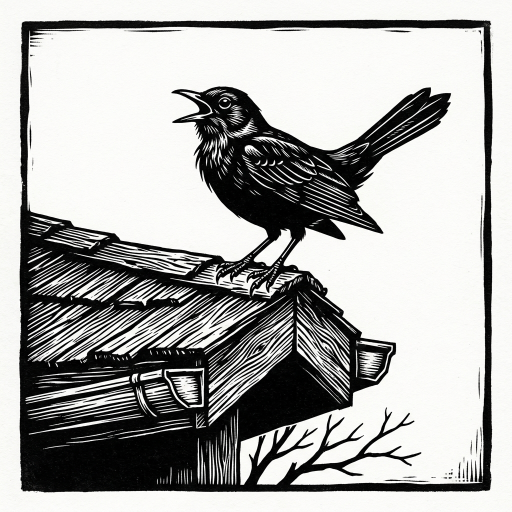
#> input picture images/source/001_cantar.png, 1024 x 1024 px (shown at 1/2 size); its folder holds only this picture in this run
$ python process_images.py
#> lines starting #> are read from the running program, lines starting #| are printed output that depends on the picture
import os
from PIL import Image, ImageEnhance

# Configuration
SOURCE_DIR = "images/source"
PROCESSED_DIR = "images/processed"
TARGET_SIZE = (400, 480) # Half screen for 7.5" display (800x480)

# 4-level grayscale palette (2-bit)
# Black, Dark Gray, Light Gray, White
PALETTE = [0, 0, 0, 85, 85, 85, 170, 170, 170, 255, 255, 255]
# Fill the rest of the 256 colors (P mode needs 256 colors)
PALETTE += [255] * (256 * 3 - len(PALETTE))

def process_image(filename):
#> called with filename = '001_cantar.png'
    source_path = os.path.join(SOURCE_DIR, filename)
    processed_path = os.path.join(PROCESSED_DIR, filename)

    # Check if filename is an image
    if not filename.lower().endswith(('.png', '.jpg', '.jpeg')):
        return

    print(f"Processing {filename}...")

    with Image.open(source_path) as img:
        # 1. Resize and crop to fill 400x480 (Cover-style)
        # Calculate aspect ratios
#> img is the input picture: PIL image 1024x1024 RGB; mean R, G, B 170.2, 170.4, 168.7
        target_ratio = TARGET_SIZE[0] / TARGET_SIZE[1]
        img_ratio = img.width / img.height
#> img_ratio = 1

        if img_ratio > target_ratio:
            # Image is wider than target
            new_width = int(target_ratio * img.height)
#> new_width = 853
            left = (img.width - new_width) / 2
#> left = 85.5
            img = img.crop((left, 0, left + new_width, img.height))
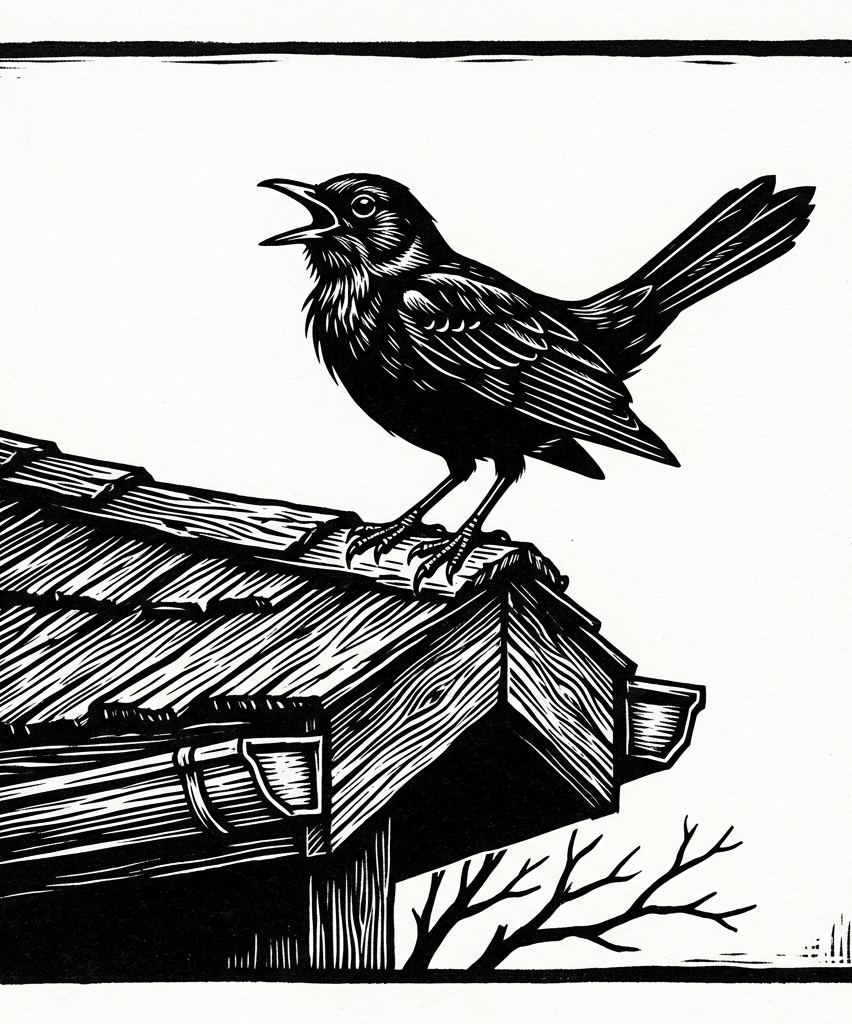
#> img: PIL image 852x1024 RGB; mean R, G, B 166.6, 166.7, 165.1
        else:
            # Image is taller than target
            new_height = int(img.width / target_ratio)
            top = (img.height - new_height) / 2
            img = img.crop((0, top, img.width, top + new_height))

        img = img.resize(TARGET_SIZE, Image.Resampling.LANCZOS)
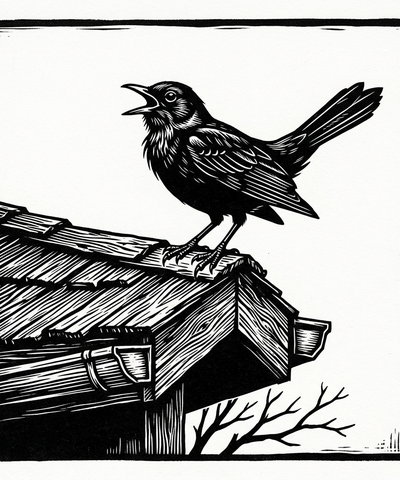
#> img: PIL image 400x480 RGB; mean R, G, B 166.9, 167, 165.5

        # 2. Enhance contrast for E-Ink clarity
        enhancer = ImageEnhance.Contrast(img)
        img = enhancer.enhance(1.2) # Boost contrast slightly

        # 3. Apply 2-bit Dithering
        # Create a palette image to use as a target for quantization
        p_img = Image.new('P', (1, 1))
        p_img.putpalette(PALETTE)

        # Convert image to RGB then quantize to our palette using Floyd-Steinberg
        dithered = img.convert('RGB').quantize(palette=p_img, dither=Image.FLOYDSTEINBERG)
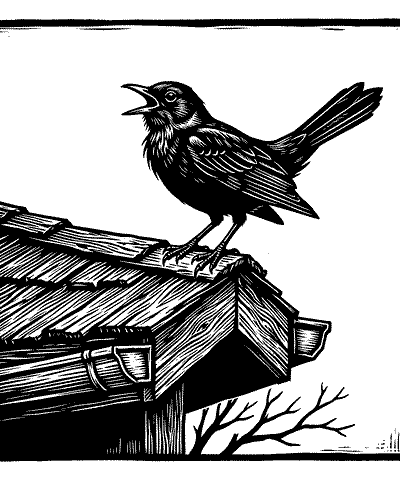
#> dithered: PIL image 400x480 P; min 0, max 255, mean 166.7

        # 4. Save
        dithered.save(processed_path)
        print(f"Saved to {processed_path}")

def main():
    if not os.path.exists(PROCESSED_DIR):
        os.makedirs(PROCESSED_DIR)

    for filename in os.listdir(SOURCE_DIR):
        process_image(filename)

if __name__ == "__main__":
    main()

$ run again, on images/source/005_mandar.png
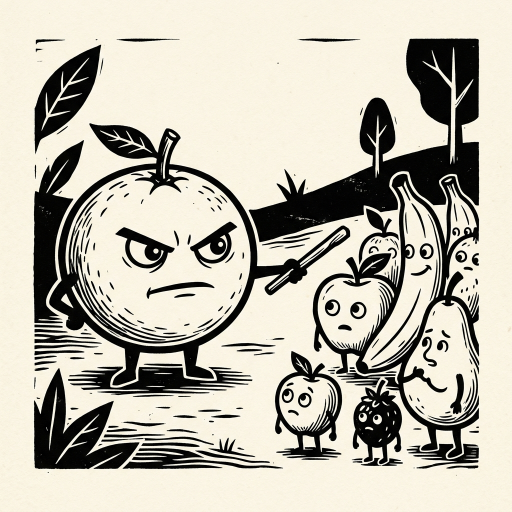
#> input picture images/source/005_mandar.png, 1024 x 1024 px (shown at 1/2 size)
#> in process_image, img is the input picture: PIL image 1024x1024 RGB; mean R, G, B 188.9, 184.8, 172.1
#> in process_image, `img = img.resize(TARGET_SIZE, Image.Resampling.LANCZOS)`:
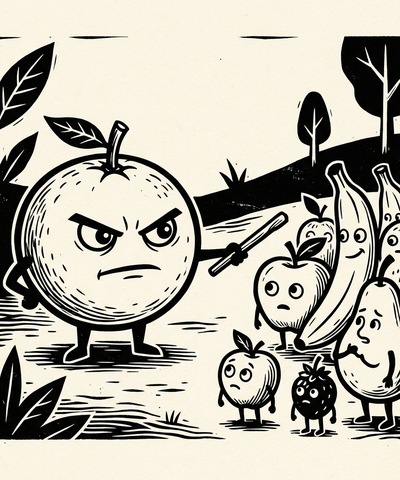
#> img: PIL image 400x480 RGB; mean R, G, B 182.3, 178.6, 166.8
#> in process_image, `dithered = img.convert('RGB').quantize(palette=p_img, dither=Image.FLO..`:
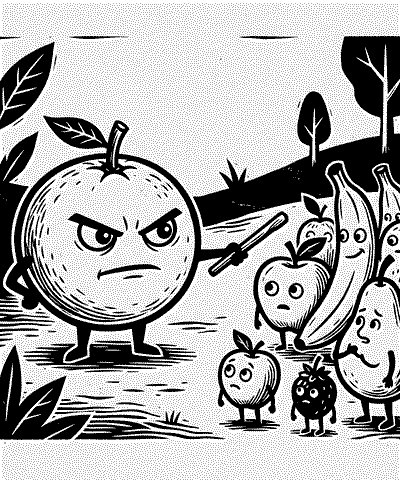
#> dithered: PIL image 400x480 P; min 0, max 255, mean 173.1

$ run again, on images/source/006_lavar.png
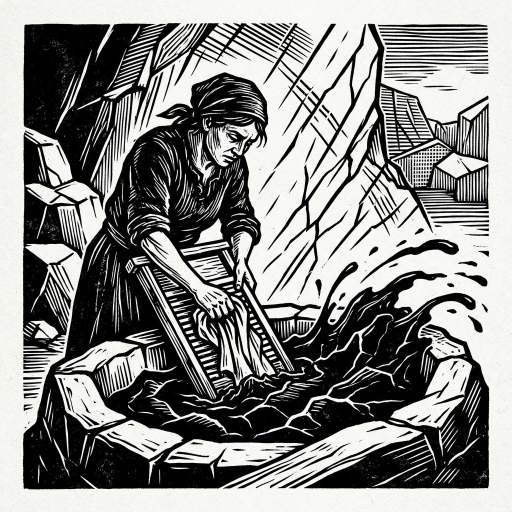
#> input picture images/source/006_lavar.png, 1024 x 1024 px (shown at 1/2 size)
#> in process_image, img is the input picture: PIL image 1024x1024 RGB; mean R, G, B 136.7, 136.8, 134.6
#> in process_image, `img = img.crop((left, 0, left + new_width, img.height))`:
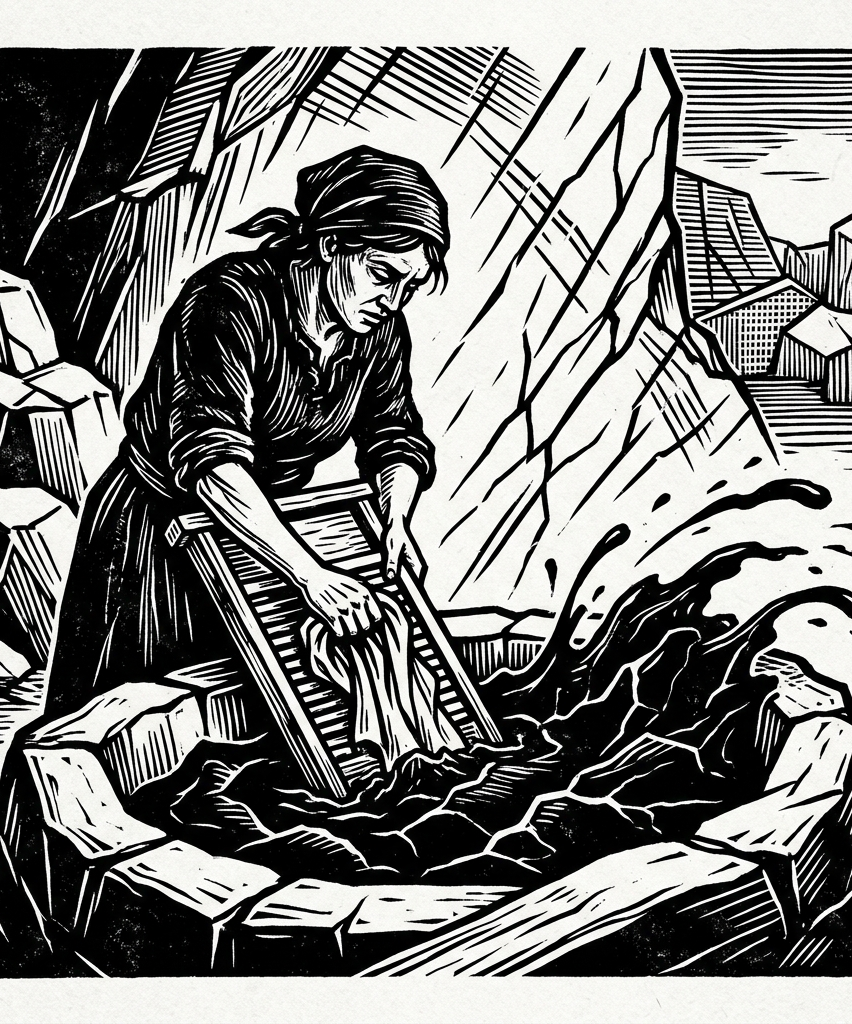
#> img: PIL image 852x1024 RGB; mean R, G, B 127.5, 127.7, 125.6
#> in process_image, `dithered = img.convert('RGB').quantize(palette=p_img, dither=Image.FLO..`:
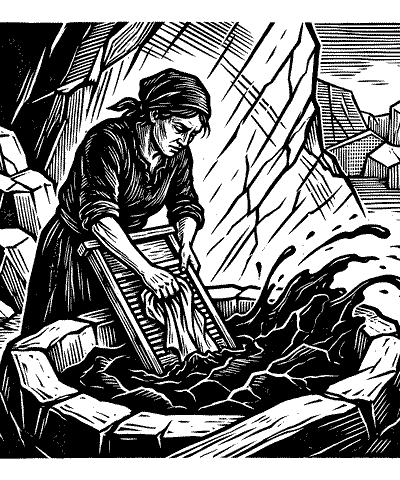
#> dithered: PIL image 400x480 P; min 0, max 255, mean 129.7

$ run again, on images/source/007_beber.png
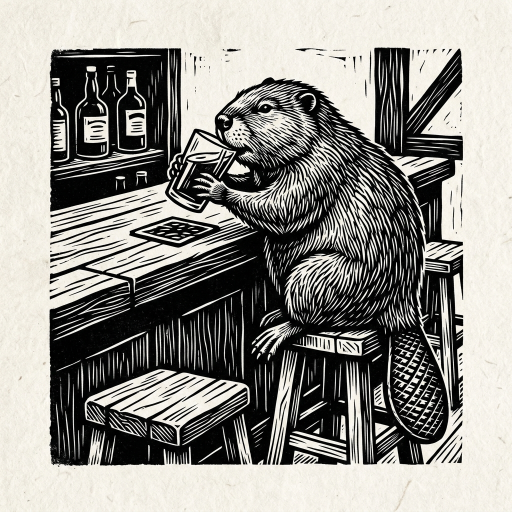
#> input picture images/source/007_beber.png, 1024 x 1024 px (shown at 1/2 size)
#> in process_image, img is the input picture: PIL image 1024x1024 RGB; mean R, G, B 146.4, 144.9, 139.5
#> in process_image, `img = enhancer.enhance(1.2)`:
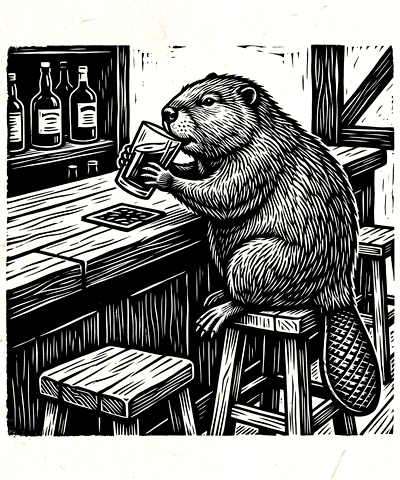
#> img: PIL image 400x480 RGB; mean R, G, B 129.9, 129.8, 127.6
#> in process_image, `dithered = img.convert('RGB').quantize(palette=p_img, dither=Image.FLO..`:
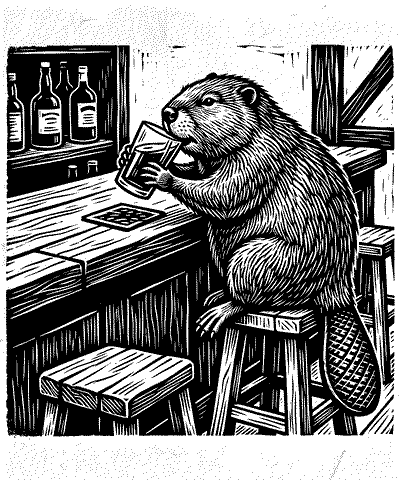
#> dithered: PIL image 400x480 P; min 0, max 255, mean 128.8
